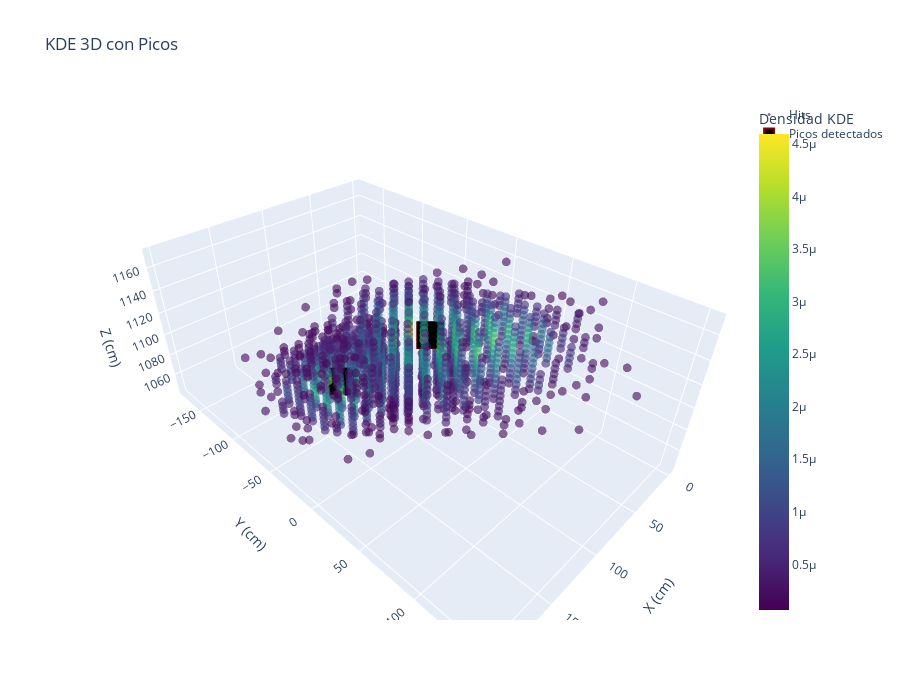
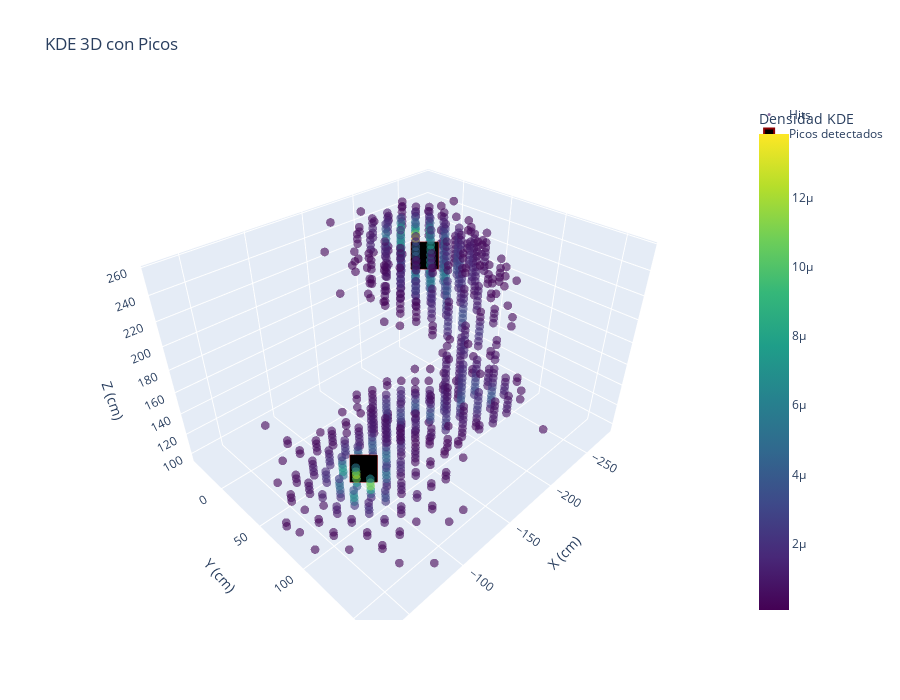
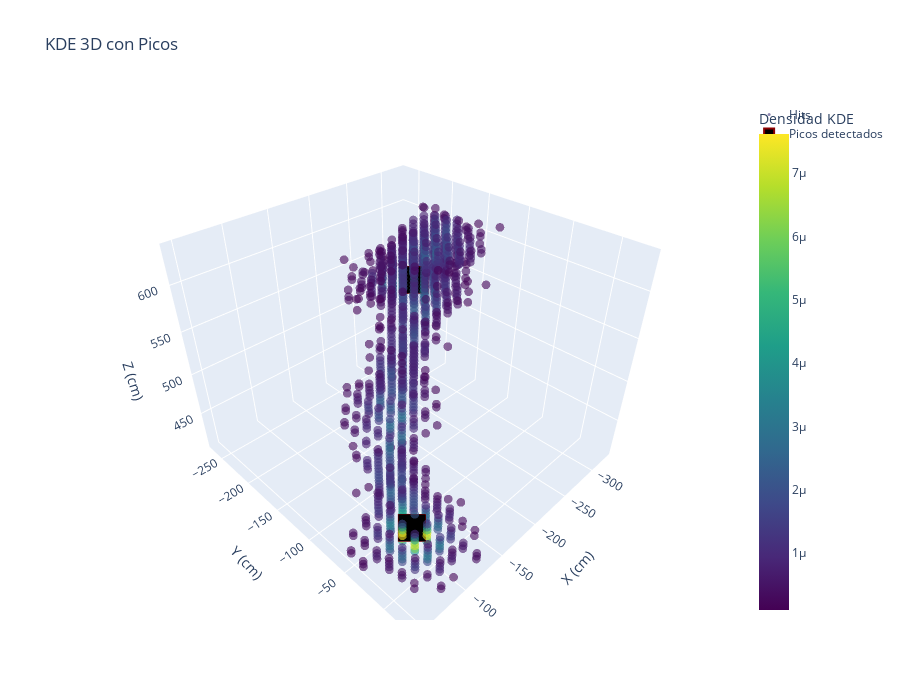
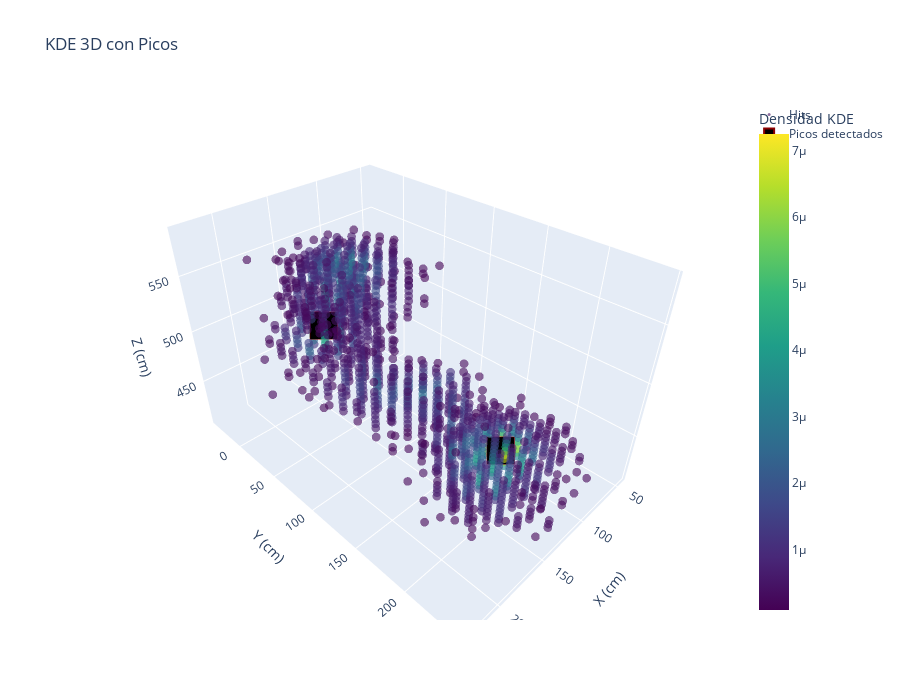

The code cell stored with these charts, in order, in its notebook:
### Code cell
events_wrong_classified_per_threshold = []
events_of_signal = signal.event.unique()

threshold = np.arange(0, 1, 0.1)

for thr in threshold:

    events_wrong_classified = []

    for i, event_number in enumerate(events_of_signal):
        event = signal[signal.event == event_number]

        hits = event[['Z', 'Y', 'X']].to_numpy()  # Nx3

        kde = KernelDensity(bandwidth = 5, kernel = 'gaussian')
        kde.fit(hits, sample_weight = event.E.to_numpy())

        density = np.exp(kde.score_samples(hits))

        data, peaks = peak_finder_3D(hits, event.E.to_numpy(), thr = thr)

        if len(peaks[1])==2 and len(peaks[0]) == 2:

            z1_1 = peaks[0][0]['z']
            y1 = peaks[0][0]['y']

            z2_1 = peaks[0][1]['z']
            y2 = peaks[0][1]['y']

            z1_2 = peaks[1][0]['z']
            x1 = peaks[1][0]['y']

            z2_2 = peaks[1][1]['z']
            x2 = peaks[1][1]['y']

            z1 = (z1_1 + z1_2)/2
            z2 = (z2_1 + z2_2)/2

        else:
            print(f'Evento {i} con solo un pico')
            events_wrong_classified.append(event_number)
            continue

        if i%50 == 0:

            # z = np.linspace(event.Z.min(), event.Z.max(), 50)
            # y = np.linspace(event.Y.min(), event.Y.max(), 50)
            # Z, Y = np.meshgrid(z, y)
            # grid = np.vstack([Z.ravel(), Y.ravel()]).T

            # log_density = kde.score_samples(grid)
            # density = np.exp(log_density).reshape(Z.shape)

            # dy = y[1]-y[0]
            # dz = z[1]-z[0]

            # total_prob = np.sum(density) * dz * dy
            # print(f"Integral discreta total: {total_prob:.4f}")

            # density_rebinned = density * dz * dy

            # plt.figure(figsize=(6,5), facecolor='white')
            # plt.contourf(Z, Y, density_rebinned, levels=30, cmap='viridis' )
            # plt.plot(event.Z, event.Y, alpha = 0.05,  marker =  '.', color = 'red')
            # plt.xlabel('Z')
            # plt.ylabel('Y')
            # plt.title('KDE 2D of a double electron')
            # # plt.colorbar(label='Densidad')
            # plt.show()

            # p = visualize_peaks_3d(hits, energies = event.E.to_numpy(), bandwidth=None,)
            import plotly.graph_objects as go

            # Tu gráfico base con KDE
            fig = go.Figure(data=[go.Scatter3d(
                z=hits[:, 0],
                x=hits[:, 1],
                y=hits[:, 2],
                mode='markers',
                name='Hits',  # Nombre en la leyenda
                marker=dict(
                    size=3,
                    color=density,
                    colorscale='Viridis',
                    opacity=0.6,
                    colorbar=dict(title="Densidad KDE"),
                ),
                text=[f'Densidad: {d:.2e}' for d in density],
                hovertemplate='Z: %{x:.2f}<br>X: %{y:.2f}<br>Y: %{z:.2f}<br>%{text}<extra></extra>'
            )])

            # Añadir puntos específicos (por ejemplo, picos)
            puntos_z = [z1, z2]  # Coordenadas Z
            puntos_x = [x1, x2]     # Coordenadas X
            puntos_y = [y1, y2]     # Coordenadas Y

            fig.add_trace(go.Scatter3d(
                x=puntos_y,
                y=puntos_x,
                z=puntos_z,
                mode='markers',
                name='Picos detectados',  # Nombre en la leyenda
                marker=dict(
                    size=10,
                    color='black',
                    symbol='square',  # O 'diamond', 'cross', 'square'
                    line=dict(color='darkred', width=2)
                ),
                text=[f'Pico {i+1}' for i in range(len(puntos_x))],
                hovertemplate='Pico<br>Z: %{x:.2f}<br>X: %{y:.2f}<br>Y: %{z:.2f}<extra></extra>'
            ))

            fig.update_layout(
                title='KDE 3D con Picos',
                scene=dict(
                    xaxis_title='X (cm)',
                    yaxis_title='Y (cm)',
                    zaxis_title='Z (cm)',
                ),
                width=900,
                height=700
            )

            fig.show()
    events_wrong_classified_per_threshold.append(len(events_wrong_classified)/len(events_of_signal))

### Figure 1 — Plotly figure (JSON) as saved in the notebook; plotly's stock layout.template omitted (floating-point values rounded to 4 significant figures; data arrays with more than 128 entries replaced by an {"elided": "..."} marker saying what was removed)
{"data": [{"hovertemplate": "Z: %{x:.2f}<br>X: %{y:.2f}<br>Y: %{z:.2f}<br>%{text}<extra></extra>", "marker": {"color": {"elided": "1583 float values"}, "colorbar": {"title": {"text": "Densidad KDE"}}, "colorscale": [[0, "#440154"], [0.1111, "#482878"], [0.2222, "#3e4989"], [0.3333, "#31688e"], [0.4444, "#26828e"], [0.5556, "#1f9e89"], [0.6667, "#35b779"], [0.7778, "#6ece58"], [0.8889, "#b5de2b"], [1, "#fde725"]], "opacity": 0.6, "size": 3}, "mode": "markers", "name": "Hits", "text": {"elided": "1583 str values"}, "type": "scatter3d", "x": {"elided": "1583 float values"}, "y": {"elided": "1583 float values"}, "z": {"elided": "1583 float values"}}, {"hovertemplate": "Pico<br>Z: %{x:.2f}<br>X: %{y:.2f}<br>Y: %{z:.2f}<extra></extra>", "marker": {"color": "black", "line": {"color": "darkred", "width": 2}, "size": 10, "symbol": "square"}, "mode": "markers", "name": "Picos detectados", "text": ["Pico 1", "Pico 2"], "type": "scatter3d", "x": [113.5, 101.2], "y": [-74.58, 11.26], "z": [1062.0, 1141.0]}], "layout": {"height": 700, "scene": {"xaxis": {"title": {"text": "X (cm)"}}, "yaxis": {"title": {"text": "Y (cm)"}}, "zaxis": {"title": {"text": "Z (cm)"}}}, "title": {"text": "KDE 3D con Picos"}, "width": 900}}

### Figure 2 — Plotly figure (JSON) as saved in the notebook; plotly's stock layout.template omitted (floating-point values rounded to 4 significant figures; data arrays with more than 128 entries replaced by an {"elided": "..."} marker saying what was removed)
{"data": [{"hovertemplate": "Z: %{x:.2f}<br>X: %{y:.2f}<br>Y: %{z:.2f}<br>%{text}<extra></extra>", "marker": {"color": {"elided": "892 float values"}, "colorbar": {"title": {"text": "Densidad KDE"}}, "colorscale": [[0, "#440154"], [0.1111, "#482878"], [0.2222, "#3e4989"], [0.3333, "#31688e"], [0.4444, "#26828e"], [0.5556, "#1f9e89"], [0.6667, "#35b779"], [0.7778, "#6ece58"], [0.8889, "#b5de2b"], [1, "#fde725"]], "opacity": 0.6, "size": 3}, "mode": "markers", "name": "Hits", "text": {"elided": "892 str values"}, "type": "scatter3d", "x": {"elided": "892 float values"}, "y": {"elided": "892 float values"}, "z": {"elided": "892 float values"}}, {"hovertemplate": "Pico<br>Z: %{x:.2f}<br>X: %{y:.2f}<br>Y: %{z:.2f}<extra></extra>", "marker": {"color": "black", "line": {"color": "darkred", "width": 2}, "size": 10, "symbol": "square"}, "mode": "markers", "name": "Picos detectados", "text": ["Pico 1", "Pico 2"], "type": "scatter3d", "x": [-102.5, -203.2], "y": [71.53, 34.76], "z": [108.2, 233.3]}], "layout": {"height": 700, "scene": {"xaxis": {"title": {"text": "X (cm)"}}, "yaxis": {"title": {"text": "Y (cm)"}}, "zaxis": {"title": {"text": "Z (cm)"}}}, "title": {"text": "KDE 3D con Picos"}, "width": 900}}

### Figure 3 — Plotly figure (JSON) as saved in the notebook; plotly's stock layout.template omitted (floating-point values rounded to 4 significant figures; data arrays with more than 128 entries replaced by an {"elided": "..."} marker saying what was removed)
{"data": [{"hovertemplate": "Z: %{x:.2f}<br>X: %{y:.2f}<br>Y: %{z:.2f}<br>%{text}<extra></extra>", "marker": {"color": {"elided": "1209 float values"}, "colorbar": {"title": {"text": "Densidad KDE"}}, "colorscale": [[0, "#440154"], [0.1111, "#482878"], [0.2222, "#3e4989"], [0.3333, "#31688e"], [0.4444, "#26828e"], [0.5556, "#1f9e89"], [0.6667, "#35b779"], [0.7778, "#6ece58"], [0.8889, "#b5de2b"], [1, "#fde725"]], "opacity": 0.6, "size": 3}, "mode": "markers", "name": "Hits", "text": {"elided": "1209 str values"}, "type": "scatter3d", "x": {"elided": "1209 float values"}, "y": {"elided": "1209 float values"}, "z": {"elided": "1209 float values"}}, {"hovertemplate": "Pico<br>Z: %{x:.2f}<br>X: %{y:.2f}<br>Y: %{z:.2f}<extra></extra>", "marker": {"color": "black", "line": {"color": "darkred", "width": 2}, "size": 10, "symbol": "square"}, "mode": "markers", "name": "Picos detectados", "text": ["Pico 1", "Pico 2"], "type": "scatter3d", "x": [-104.2, -246.0], "y": [-33.16, -170.4], "z": [421.2, 567.3]}], "layout": {"height": 700, "scene": {"xaxis": {"title": {"text": "X (cm)"}}, "yaxis": {"title": {"text": "Y (cm)"}}, "zaxis": {"title": {"text": "Z (cm)"}}}, "title": {"text": "KDE 3D con Picos"}, "width": 900}}

### Figure 4 — Plotly figure (JSON) as saved in the notebook; plotly's stock layout.template omitted (floating-point values rounded to 4 significant figures; data arrays with more than 128 entries replaced by an {"elided": "..."} marker saying what was removed)
{"data": [{"hovertemplate": "Z: %{x:.2f}<br>X: %{y:.2f}<br>Y: %{z:.2f}<br>%{text}<extra></extra>", "marker": {"color": {"elided": "1361 float values"}, "colorbar": {"title": {"text": "Densidad KDE"}}, "colorscale": [[0, "#440154"], [0.1111, "#482878"], [0.2222, "#3e4989"], [0.3333, "#31688e"], [0.4444, "#26828e"], [0.5556, "#1f9e89"], [0.6667, "#35b779"], [0.7778, "#6ece58"], [0.8889, "#b5de2b"], [1, "#fde725"]], "opacity": 0.6, "size": 3}, "mode": "markers", "name": "Hits", "text": {"elided": "1361 str values"}, "type": "scatter3d", "x": {"elided": "1361 float values"}, "y": {"elided": "1361 float values"}, "z": {"elided": "1361 float values"}}, {"hovertemplate": "Pico<br>Z: %{x:.2f}<br>X: %{y:.2f}<br>Y: %{z:.2f}<extra></extra>", "marker": {"color": "black", "line": {"color": "darkred", "width": 2}, "size": 10, "symbol": "square"}, "mode": "markers", "name": "Picos detectados", "text": ["Pico 1", "Pico 2"], "type": "scatter3d", "x": [105.4, 162.2], "y": [175.2, 33.38], "z": [428.8, 507.6]}], "layout": {"height": 700, "scene": {"xaxis": {"title": {"text": "X (cm)"}}, "yaxis": {"title": {"text": "Y (cm)"}}, "zaxis": {"title": {"text": "Z (cm)"}}}, "title": {"text": "KDE 3D con Picos"}, "width": 900}}
